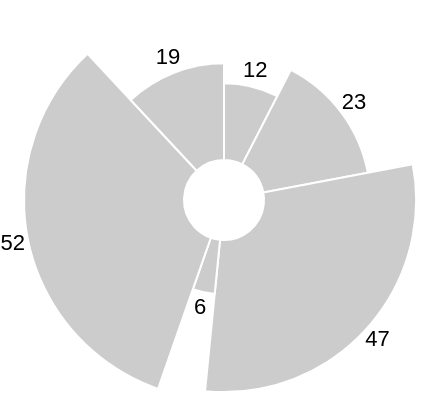

Write a Vega-Lite specification for this figure.
### Vega specification from a JSON file in a GitHub repository (floating-point values rounded to 4 significant figures)
{"$schema": "https://vega.github.io/schema/vega/v3.json", "width": 200, "height": 200, "data": [{"name": "table", "values": [12, 23, 47, 6, 52, 19], "transform": [{"type": "pie", "field": "data"}]}], "scales": [{"name": "r", "type": "sqrt", "domain": {"data": "table", "field": "data"}, "zero": true, "range": [20, 100]}], "marks": [{"type": "arc", "from": {"data": "table"}, "encode": {"enter": {"x": {"field": {"group": "width"}, "mult": 0.5}, "y": {"field": {"group": "height"}, "mult": 0.5}, "startAngle": {"field": "startAngle"}, "endAngle": {"field": "endAngle"}, "innerRadius": {"value": 20}, "outerRadius": {"scale": "r", "field": "data"}, "stroke": {"value": "#fff"}}, "update": {"fill": {"value": "#ccc"}}, "hover": {"fill": {"value": "pink"}}}}, {"type": "text", "from": {"data": "table"}, "encode": {"enter": {"x": {"field": {"group": "width"}, "mult": 0.5}, "y": {"field": {"group": "height"}, "mult": 0.5}, "radius": {"scale": "r", "field": "data", "offset": 8}, "theta": {"signal": "(datum.startAngle + datum.endAngle)/2"}, "fill": {"value": "#000"}, "align": {"value": "center"}, "baseline": {"value": "middle"}, "text": {"field": "data"}}}}]}
